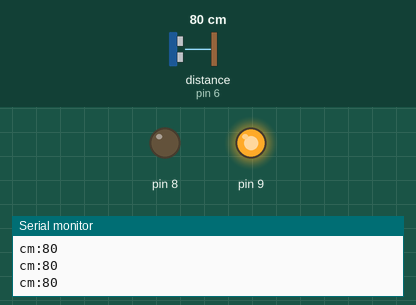
This sketch was run on a simulated Arduino Uno, built with avr-gcc and run on an emulated ATmega328P. On the bench: output pins drawn as LEDs (lit = HIGH), the last lines printed to the serial monitor. Wiring (inferred from the names in the program): ultrasonic range finder: trigger pin 7; echo pin 6. The inputs (shaded band) are chosen by the test bench; at power-on: distance to the obstacle (sensor on pin 6) 80 cm. The echo pulse lasts 58.3 µs per cm; pins used as bus, display or sensor lines are not drawn.

Above: at 1.2 s.
1.3 s: distance to the obstacle (sensor on pin 6) set to 2 cm
At 1.6 s:
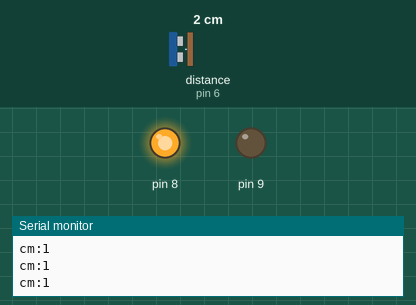
2.8 s: distance to the obstacle (sensor on pin 6) set to 60 cm
At 3.9 s:
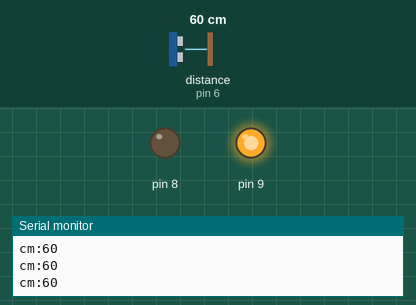
5.8 s: distance to the obstacle (sensor on pin 6) set to 4 cm
At 6.2 s:
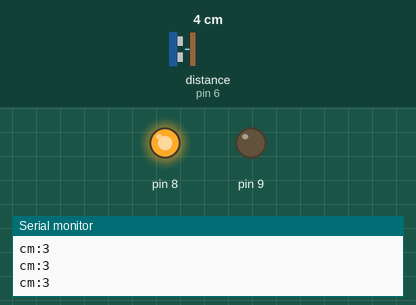
Timing chart, 0 to 8.8 s (numbered marks = the images above; inputs shaded):
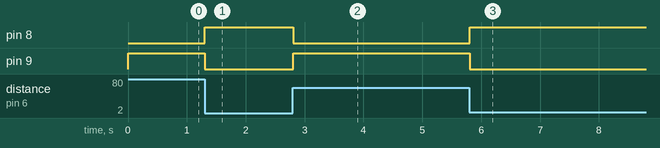

Measured:
- after the input at 1.3 s, pin 8: LOW → HIGH at once; pin 9: HIGH → LOW at once
- after the input at 2.8 s, pin 8: HIGH → LOW at once; pin 9: LOW → HIGH at once
- after the input at 5.8 s, pin 8: LOW → HIGH at once; pin 9: HIGH → LOW at once

The sketch:

grup_projesi.ino
```cpp
int trigPin = 7;
int echoPin = 6;
int olcum;
int cm;


void setup()
{

pinMode (trigPin,OUTPUT);
pinMode (echoPin,INPUT);
pinMode (8,OUTPUT);
pinMode (9,OUTPUT);
Serial.begin(9600);
}

void loop ()
{
digitalWrite(trigPin,LOW);
delayMicroseconds(10);
digitalWrite(trigPin,HIGH);
delayMicroseconds(10);
digitalWrite(trigPin,LOW);
olcum = pulseIn(echoPin,HIGH);
cm = olcum / 58 ;

if (cm > 50)
{
digitalWrite(9, HIGH);
}
else
{
digitalWrite(9, LOW);
}
if (cm > 0 && cm < 50)
{
digitalWrite(8, HIGH);
}
else
{
digitalWrite(8, LOW);
}
Serial.print("cm:");
Serial.println(cm);

}
```
